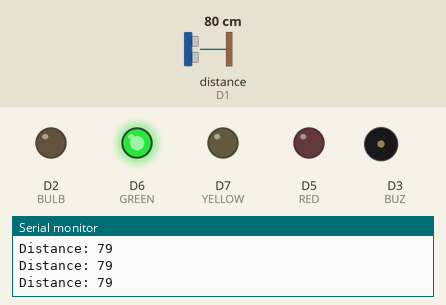
The sketch below on a simulated ESP8266 (NodeMCU). Shown: output pins drawn as LEDs (lit = HIGH), buzzer (waves = sounding, pin HIGH), the last lines printed to the serial monitor. Wiring (inferred from the names in the program): ultrasonic range finder: trigger D0; echo D1. The inputs (shaded band) are chosen by the test bench; at power-on: distance to the obstacle (sensor on D1) 80 cm. The echo pulse lasts 58.3 µs per cm; pins used as bus, display or sensor lines are not drawn.

Above: at 1.4 s.
1.5 s: distance to the obstacle (sensor on D1) set to 33 cm
3.5 s: distance to the obstacle (sensor on D1) set to 27 cm
At 4.4 s:
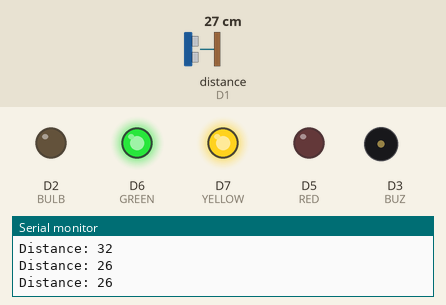
5.6 s: distance to the obstacle (sensor on D1) set to 19 cm
At 7.7 s:
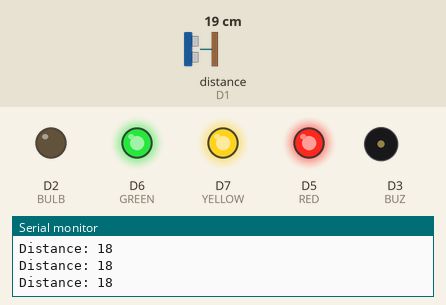
8.0 s: distance to the obstacle (sensor on D1) set to 13 cm
10.1 s: distance to the obstacle (sensor on D1) set to 10 cm
At 11.3 s:
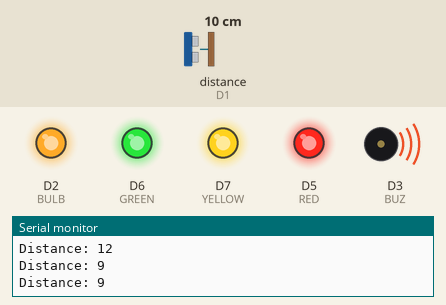
Timing chart, 0 to 13.1 s (numbered marks = the images above; inputs shaded):
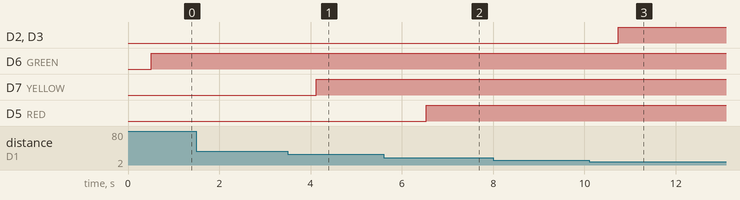

Measured:
- the behaviour switches between 31 and 30 cm on distance to the obstacle (sensor on D1) (found by bisection; images 0 and 1)
- the behaviour switches between 22 and 21 cm on distance to the obstacle (sensor on D1) (found by bisection; images 1 and 2)
- the behaviour switches between 12 and 11 cm on distance to the obstacle (sensor on D1) (found by bisection; images 2 and 3)
- after the input at 3.5 s, D7 (YELLOW): LOW → HIGH after 0.63 s
- after the input at 5.6 s, D5 (RED): LOW → HIGH after 0.93 s
- after the input at 10.1 s, D2 (BULB), D3 (BUZ): LOW → HIGH after 0.64 s

The sketch:

LED_Light_BUZ_UltraSonic.ino
```cpp
const int trigPin = 16;  //D0
const int echoPin = 5;  //D1
int BULB = 4; //D2
int RED = 14; //D5
int GREEN = 12; //D6
int YELLOW = 13; //D7
#define BUZ D3

// defines variables
long duration;
int distance;

void setup() {
Serial.begin(9600); // Starts the serial communication
pinMode(trigPin, OUTPUT); // Sets the trigPin as an Output
pinMode(echoPin, INPUT); // Sets the echoPin as an Input
pinMode(RED, OUTPUT);
pinMode(GREEN, OUTPUT);
pinMode(YELLOW, OUTPUT);
pinMode(BULB, OUTPUT);
pinMode(BUZ, OUTPUT);
}

void loop() {

// Clears the trigPin
digitalWrite(trigPin, LOW);
delayMicroseconds(2);

// Sets the trigPin on HIGH state for 10 micro seconds
digitalWrite(trigPin, HIGH);
delayMicroseconds(10);
digitalWrite(trigPin, LOW);

// Reads the echoPin, returns the sound wave travel time in microseconds
duration = pulseIn(echoPin, HIGH);

// Calculating the distance
distance= duration*0.034/2;
// Prints the distance on the Serial Monitor
Serial.print("Distance: ");
Serial.println(distance);
delay(500);

if(distance >=30)
{
  digitalWrite(GREEN, HIGH);
  delay(100);
}
else if(distance <=30 && distance >20)
{
  digitalWrite(YELLOW, HIGH);
  delay(100);
}
else if(distance <=20 && distance >10)
{
  digitalWrite(RED, HIGH);
  delay(100);
}
else if(distance <=10 && distance >5)
{
  digitalWrite(BULB, HIGH);
  digitalWrite(BUZ, HIGH);
  delay(100);
}
}
```
